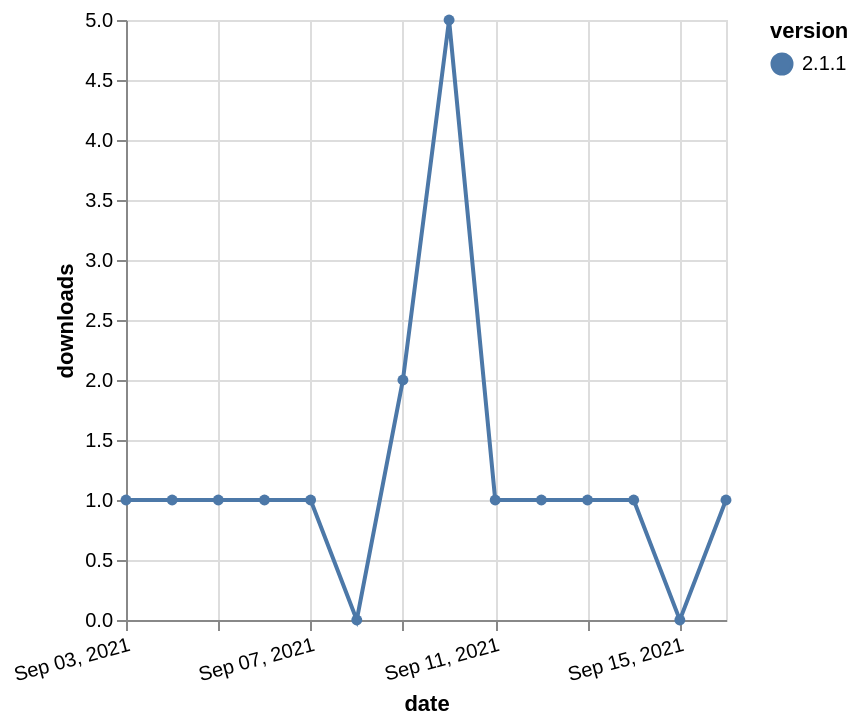

Express this chart as Vega-Lite.
### Vega-Lite specification from a JSON file in a GitHub repository (floating-point values rounded to 4 significant figures)
{"$schema": "https://vega.github.io/schema/vega-lite/v5.json", "description": "A simple bar chart with embedded data.", "data": {"values": [{"date": "2021-09-03", "total": 168, "delta": 1, "version": "2.1.1"}, {"date": "2021-09-04", "total": 169, "delta": 1, "version": "2.1.1"}, {"date": "2021-09-05", "total": 170, "delta": 1, "version": "2.1.1"}, {"date": "2021-09-06", "total": 171, "delta": 1, "version": "2.1.1"}, {"date": "2021-09-07", "total": 172, "delta": 1, "version": "2.1.1"}, {"date": "2021-09-08", "total": 172, "delta": 0, "version": "2.1.1"}, {"date": "2021-09-09", "total": 174, "delta": 2, "version": "2.1.1"}, {"date": "2021-09-10", "total": 179, "delta": 5, "version": "2.1.1"}, {"date": "2021-09-11", "total": 180, "delta": 1, "version": "2.1.1"}, {"date": "2021-09-12", "total": 181, "delta": 1, "version": "2.1.1"}, {"date": "2021-09-13", "total": 182, "delta": 1, "version": "2.1.1"}, {"date": "2021-09-14", "total": 183, "delta": 1, "version": "2.1.1"}, {"date": "2021-09-15", "total": 183, "delta": 0, "version": "2.1.1"}, {"date": "2021-09-16", "total": 184, "delta": 1, "version": "2.1.1"}]}, "width": "container", "mark": {"type": "line", "point": {"filled": true}}, "encoding": {"x": {"field": "date", "type": "temporal", "timeUnit": "yearmonthdate", "title": "date", "axis": {"labelAngle": -15}}, "y": {"field": "delta", "type": "quantitative", "title": "downloads"}, "color": {"field": "version", "type": "nominal"}, "tooltip": {"field": "delta"}}}
